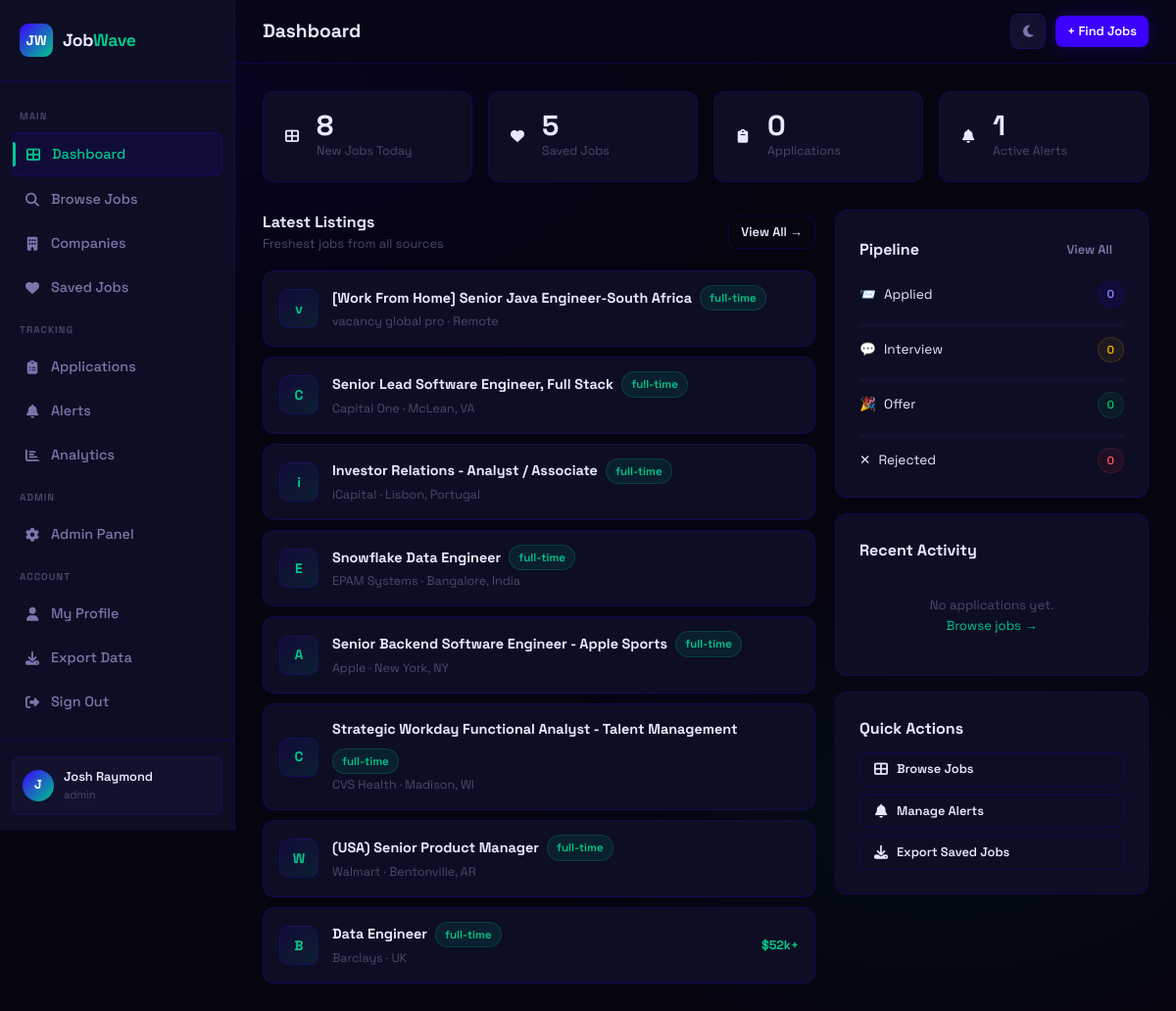
The page /dashboard (signed in) on the database its author committed.
### app.py (models this page shows, shortened)
class User(db.Model):
    id = db.Column(db.Integer, primary_key=True)
    name = db.Column(db.String(120), nullable=False)
    email = db.Column(db.String(120), unique=True, nullable=False)
    password_hash = db.Column(db.String(256), nullable=False)
    role = db.Column(db.String(20), default='user')
    created_at = db.Column(db.DateTime, default=datetime.utcnow)
    is_active = db.Column(db.Boolean, default=True)
    saved_jobs = db.relationship('SavedJob', backref='user', lazy=True, cascade='all, delete-orphan')
    applications = db.relationship('Application', backref='user', lazy=True, cascade='all, delete-orphan')
    alerts = db.relationship('Alert', backref='user', lazy=True, cascade='all, delete-orphan')
    profile = db.relationship('UserProfile', backref='user', uselist=False, cascade='all, delete-orphan')
    @property
    def is_authenticated(self): return True

class Job(db.Model):
    id = db.Column(db.Integer, primary_key=True)
    title = db.Column(db.String(200), nullable=False)
    company = db.Column(db.String(200), nullable=False)
    location = db.Column(db.String(200))
    job_type = db.Column(db.String(50))          # full-time | part-time | remote | contract
    experience = db.Column(db.String(50))         # entry | mid | senior
    salary_min = db.Column(db.Integer)
    salary_max = db.Column(db.Integer)
    description = db.Column(db.Text)
    requirements = db.Column(db.Text)
    source = db.Column(db.String(100))
    source_url = db.Column(db.String(500))
    source_id = db.Column(db.String(200), unique=True)  # duplicate detection
    tags = db.Column(db.String(500))
    is_active = db.Column(db.Boolean, default=True)
    scraped_at = db.Column(db.DateTime, default=datetime.utcnow)
    posted_at = db.Column(db.DateTime)
    views = db.Column(db.Integer, default=0)

### app.py (the view)
@app.route('/dashboard')
@login_required
def dashboard():
    saved_count = SavedJob.query.filter_by(user_id=current_user.id).count()
    app_count = Application.query.filter_by(user_id=current_user.id).count()
    alert_count = Alert.query.filter_by(user_id=current_user.id, is_active=True).count()
    recent_apps = Application.query.filter_by(user_id=current_user.id)\
        .order_by(Application.applied_at.desc()).limit(5).all()
    status_counts = {}
    for status in ['applied', 'interview', 'offer', 'rejected']:
        status_counts[status] = Application.query.filter_by(user_id=current_user.id, status=status).count()
    recent_jobs = Job.query.filter_by(is_active=True).order_by(Job.scraped_at.desc()).limit(8).all()
    return render_template('dashboard.html', saved_count=saved_count, app_count=app_count,
                           alert_count=alert_count, recent_apps=recent_apps,
                           status_counts=status_counts, recent_jobs=recent_jobs)

### app.py (called while the page is built)
@login_manager.user_loader
def load_user(user_id):
    return User.query.get(int(user_id))

### templates/dashboard.html (shortened to what this page needs)
<link rel="stylesheet" href="https://cdnjs.cloudflare.com/ajax/libs/font-awesome/6.5.0/css/all.min.css">
{% extends 'base.html' %}
{% block page_title %}Dashboard{% endblock %}
{% block content %}
<div class="stagger">
  <div class="stats-grid">
    <div class="stat-card">
      <span class="nav-icon"><i class="fa-solid fa-table-cells-large"></i></span>
      <div>
        <div class="stat-value">{{ recent_jobs|length }}</div>
        <div class="stat-label">New Jobs Today</div>
      </div>
    </div>
    <div class="stat-card">
      <span class="nav-icon"><i class="fa-solid fa-heart"></i></span>
      <div>
        <div class="stat-value">{{ saved_count }}</div>
        <div class="stat-label">Saved Jobs</div>
      </div>
    </div>
    <div class="stat-card">
      <span class="nav-icon"><i class="fa-solid fa-clipboard"></i></span>
      <div>
        <div class="stat-value">{{ app_count }}</div>
        <div class="stat-label">Applications</div>
      </div>
    </div>
    <div class="stat-card">
      <span class="nav-icon"><i class="fa-solid fa-bell"></i></span>
      <div>
        <div class="stat-value">{{ alert_count }}</div>
        <div class="stat-label">Active Alerts</div>
      </div>
    </div>
  </div>
  <div class="dashboard-grid">
    <div class="dashboard-main">
      <div class="section-header">
        <div>
          <div class="section-title">Latest Listings</div>
          <div class="section-sub">Freshest jobs from all sources</div>
        </div>
        <a href="{{ url_for('jobs') }}" class="btn btn-outline btn-sm">View All →</a>
      </div>
      <div style="display:flex;flex-direction:column;gap:10px;">
        {% for job in recent_jobs %}
        <div class="card job-row-card">
          <div class="company-logo" style="width:40px;height:40px;font-size:14px;flex-shrink:0;">{{ job.company[0] }}</div>
          <div style="flex:1;min-width:0;">
            <div style="display:flex;align-items:center;gap:8px;flex-wrap:wrap;">
              <a href="{{ url_for('job_detail', job_id=job.id) }}" style="font-weight:700;font-size:0.9rem;color:var(--text);">{{ job.title }}</a>
              <span class="badge badge-mint">{{ job.job_type or 'full-time' }}</span>
            </div>
            <div style="font-size:0.78rem;color:var(--text-muted);margin-top:2px;">{{ job.company }} · {{ job.location }}</div>
          </div>
          {% if job.salary_min %}
          <div class="job-salary-pill">${{ '{:,.0f}'.format(job.salary_min/1000) }}k+</div>
          {% endif %}
        </div>
        {% endfor %}
      </div>
    </div>
    <div class="dashboard-side">
      <div class="card">
        <div class="section-header">
          <div class="section-title">Pipeline</div>
          <a href="{{ url_for('applications') }}" class="btn btn-ghost btn-sm">View All</a>
        </div>
        <div style="display:flex;flex-direction:column;gap:10px;margin-top:4px;">
          {% set statuses = [('applied','badge-indigo','📨'),('interview','badge-amber','💬'),('offer','badge-green','🎉'),('rejected','badge-red','✕')] %}
          {% for status, cls, icon in statuses %}
          {% set count = status_counts.get(status, 0) %}
          <div style="display:flex;align-items:center;justify-content:space-between;">
            <div style="display:flex;align-items:center;gap:8px;font-size:0.85rem;">
              <span>{{ icon }}</span>
              <span style="text-transform:capitalize;">{{ status }}</span>
            </div>
            <span class="badge {{ cls }}">{{ count }}</span>
          </div>
          {% if not loop.last %}
          <div class="progress">
          </div>
          {% endif %}
          {% endfor %}
        </div>
      </div>
      <div class="card">
        <div class="section-header">
          <div class="section-title">Recent Activity</div>
        </div>
        <div style="display:flex;flex-direction:column;gap:10px;">
          {% for app in recent_apps %}
          <div style="display:flex;align-items:center;gap:10px;">
            <div style="width:32px;height:32px;border-radius:8px;background:var(--indigo-dim);display:flex;align-items:center;justify-content:center;font-size:12px;font-weight:800;color:var(--mint);flex-shrink:0;">{{ app.job.company[0] }}</div>
            <div style="flex:1;min-width:0;">
              <div style="font-size:0.82rem;font-weight:600;white-space:nowrap;overflow:hidden;text-overflow:ellipsis;">{{ app.job.title }}</div>
              <div style="font-size:0.72rem;color:var(--text-muted);">{{ app.applied_at.strftime('%b %d') }}</div>
            </div>
            <span class="badge {% if app.status == 'applied' %}badge-indigo{% elif app.status == 'interview' %}badge-amber{% elif app.status == 'offer' %}badge-green{% else %}badge-red{% endif %}">{{ app.status }}</span>
          </div>
          {% else %}
          <div style="text-align:center;padding:16px;color:var(--text-muted);font-size:0.82rem;">
            No applications yet.<br>
            <a href="{{ url_for('jobs') }}">Browse jobs →</a>
          </div>
          {% endfor %}
        </div>
      </div>
      <div class="card">
        <div class="section-title" style="margin-bottom:12px;">Quick Actions</div>
        <div style="display:flex;flex-direction:column;gap:8px;">
          <a href="{{ url_for('jobs') }} " class="btn btn-outline btn-sm" style="justify-content:flex-start;">
            <span class="nav-icon"><i class="fa-solid fa-table-cells-large"></i></span>Browse Jobs</a>
          <a href="{{ url_for('alerts') }}" class="btn btn-outline btn-sm" style="justify-content:flex-start;">
            <span class="nav-icon"><i class="fa-solid fa-bell"></i></span>Manage Alerts
          </a>
          <a href="{{ url_for('export_jobs') }}" class="btn btn-outline btn-sm" style="justify-content:flex-start;">
            <span class="nav-icon"><i class="fa-solid fa-download"></i></span>Export Saved Jobs
          </a>
        </div>
      </div>
    </div>
  </div>
</div>
{% endblock %}

### templates/base.html (shortened to what this page needs)
<!DOCTYPE html>
<html lang="en">
<head>
  <link rel="stylesheet" href="{{ url_for('static', filename='css/style.css') }}">
  <link rel="stylesheet" href="https://cdnjs.cloudflare.com/ajax/libs/font-awesome/6.5.0/css/all.min.css">
</head>
<body>
{% if current_user.is_authenticated %}
<div class="wrapper">
  <aside class="sidebar">
    <div class="sidebar-logo">
      <div class="logo-mark">JW</div>
      <div class="logo-text">Job<span>Wave</span></div>
    </div>
    <nav class="sidebar-nav">
      <span class="nav-section-label">Main</span>
      <a href="{{ url_for('dashboard') }}" class="nav-link {% if request.endpoint == 'dashboard' %}active{% endif %}">
        <span class="nav-icon"><i class="fa-solid fa-table-cells-large"></i></span> Dashboard
      </a>
      <a href="{{ url_for('jobs') }}" class="nav-link {% if request.endpoint in ['jobs','job_detail'] %}active{% endif %}">
        <span class="nav-icon"><i class="fa-solid fa-magnifying-glass"></i></span> Browse Jobs
      </a>
      <a href="{{ url_for('companies') }}" class="nav-link {% if request.endpoint in ['companies','company_page'] %}active{% endif %}">
        <span class="nav-icon"><i class="fa-solid fa-building"></i></span> Companies
      </a>
      <a href="{{ url_for('saved_jobs') }}" class="nav-link {% if request.endpoint == 'saved_jobs' %}active{% endif %}">
        <span class="nav-icon"><i class="fa-solid fa-heart"></i></span> Saved Jobs
      </a>
      <span class="nav-section-label">Tracking</span>
      <a href="{{ url_for('applications') }}" class="nav-link {% if request.endpoint == 'applications' %}active{% endif %}">
        <span class="nav-icon"><i class="fa-solid fa-clipboard-list"></i></span> Applications
      </a>
      <a href="{{ url_for('alerts') }}" class="nav-link {% if request.endpoint == 'alerts' %}active{% endif %}">
        <span class="nav-icon"><i class="fa-solid fa-bell"></i></span> Alerts
      </a>
      <a href="{{ url_for('analytics') }}" class="nav-link {% if request.endpoint == 'analytics' %}active{% endif %}">
        <span class="nav-icon"><i class="fa-solid fa-chart-bar"></i></span> Analytics
      </a>
      {% if current_user.role == 'admin' %}
      <span class="nav-section-label">Admin</span>
      <a href="{{ url_for('admin') }}" class="nav-link {% if request.endpoint == 'admin' %}active{% endif %}">
        <span class="nav-icon"><i class="fa-solid fa-gear"></i></span> Admin Panel
      </a>
      {% endif %}
      <span class="nav-section-label">Account</span>
      <a href="{{ url_for('profile') }}" class="nav-link {% if request.endpoint == 'profile' %}active{% endif %}">
        <span class="nav-icon"><i class="fa-solid fa-user"></i></span> My Profile
      </a>
      <a href="{{ url_for('export_jobs') }}" class="nav-link">
        <span class="nav-icon"><i class="fa-solid fa-download"></i></span> Export Data
      </a>
      <a href="{{ url_for('logout') }}" class="nav-link">
        <span class="nav-icon"><i class="fa-solid fa-right-from-bracket"></i></span> Sign Out
      </a>
    </nav>
    <div class="sidebar-footer">
      <div class="user-card">
        <div class="user-avatar">{{ current_user.name[0].upper() }}</div>
        <div class="user-info">
          <div class="user-name">{{ current_user.name }}</div>
          <div class="user-role">{{ current_user.role }}</div>
        </div>
      </div>
    </div>
  </aside>
  <main class="main">
    <div class="topbar">
      <div style="display:flex;align-items:center;gap:12px;">
        <div class="topbar-title">
          <h1>{% block page_title %}Dashboard{% endblock %}</h1>
        </div>
      </div>
      <div class="topbar-actions">
        <button class="theme-toggle" id="theme-toggle" title="Toggle light/dark mode">
          <i class="fa-solid fa-moon" id="theme-icon"></i>
        </button>
        {% block topbar_actions %}
        <a href="{{ url_for('jobs') }}" class="btn btn-primary btn-sm">+ Find Jobs</a>
        {% endblock %}
      </div>
    </div>
    <div class="page-content">
      {% block content %}{% endblock %}
    </div>
  </main>
</div>
{% else %}
  {% block public_content %}{% endblock %}
{% endif %}
</body>
</html>

### rows shown on the page
User: name "J", name "Josh Raymond", role "admin"
Job: company "v", title "[Work From Home] Senior Java Engineer-South Africa", job_type "full-time", company "vacancy global pro", location "Remote"
Job: company "C", title "Senior Lead Software Engineer, Full Stack", job_type "full-time", company "Capital One", location "McLean, VA"
Job: company "i", title "Investor Relations - Analyst / Associate", job_type "full-time", company "iCapital", location "Lisbon, Portugal"
Job: company "E", title "Snowflake Data Engineer", job_type "full-time", company "EPAM Systems", location "Bangalore, India"
Job: company "A", title "Senior Backend Software Engineer - Apple Sports", job_type "full-time", company "Apple", location "New York, NY"
Job: company "C", title "Strategic Workday Functional Analyst - Talent Management", job_type "full-time", company "CVS Health", location "Madison, WI"
Job: company "W", title "(USA) Senior Product Manager", job_type "full-time", company "Walmart", location "Bentonville, AR"
Job: company "B", title "Data Engineer", job_type "full-time", company "Barclays", location "UK", job.salary_min/1000 "52"

### other values the page prints
{{ recent_jobs|length }} "8"
{{ saved_count }} "5"
{{ app_count }} "0"
{{ alert_count }} "1"
{{ icon }} "📨" "💬" "🎉" "✕"
{{ status }} "Applied" "Interview" "Offer" "Rejected"
{{ count }} "0" "0" "0" "0"
